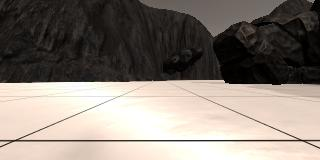
#> input picture example_grid1.jpg, 320 x 160 px
$ python transform.py
#> lines starting #> are read from the running program, lines starting #| are printed output that depends on the picture
import matplotlib.pyplot as plt
import matplotlib.image as mpimg
import numpy as np
import cv2

image = mpimg.imread('example_grid1.jpg')
#> image is the input picture: shape (160, 320, 3); mean R, G, B 135.1, 126.3, 118.3

def perspect_transform(img, src, dst):

    # Get transform matrix using cv2.getPerspectivTransform()
    M = cv2.getPerspectiveTransform(src, dst)
    # Warp image using cv2.warpPerspective()
    # keep same size as input image
    warped = cv2.warpPerspective(img, M, (img.shape[1], img.shape[0]))
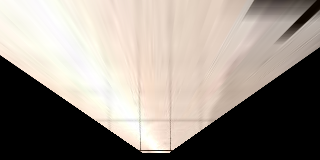
#> warped: shape (160, 320, 3); mean R, G, B 150, 141.6, 133.5
    # Return the result
    return warped

# TODO:
# Define a box in source (original) and
# destination (desired) coordinates
# Right now source and destination are just
# set to equal the four corners
# of the image so no transform is taking place
# Try experimenting with different values!
source = np.float32([[14, 140],
                 [120, 96],
                 [200, 96],
                 [300, 140]])
destination = np.float32([[140, 150],
                 [140, 120],
                 [170, 120],
                 [170, 150]])

warped = perspect_transform(image, source, destination)
# Draw Source and destination points on images (in blue) before plotting
#> (the run stopped early here; a loop or call above may not have finished)

$ run again, with angle_example.jpg copied over example_grid1.jpg
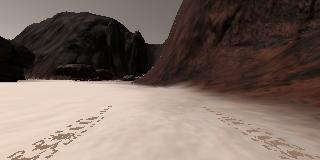
#> input picture angle_example.jpg, 320 x 160 px
#> image is the input picture: shape (160, 320, 3); mean R, G, B 121.3, 104.9, 96.2
#> in perspect_transform, `warped = cv2.warpPerspective(img, M, (img.shape[1], img.shape[0]))`:
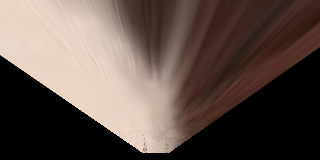
#> warped: shape (160, 320, 3); mean R, G, B 95.7, 80.9, 73.9

$ run again, with sample.jpg copied over example_grid1.jpg
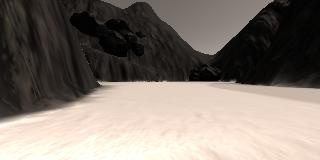
#> input picture sample.jpg, 320 x 160 px
#> image is the input picture: shape (160, 320, 3); mean R, G, B 128.4, 119, 110.8
#> in perspect_transform, `warped = cv2.warpPerspective(img, M, (img.shape[1], img.shape[0]))`:
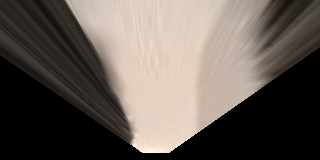
#> warped: shape (160, 320, 3); mean R, G, B 99.5, 90.9, 84.2
